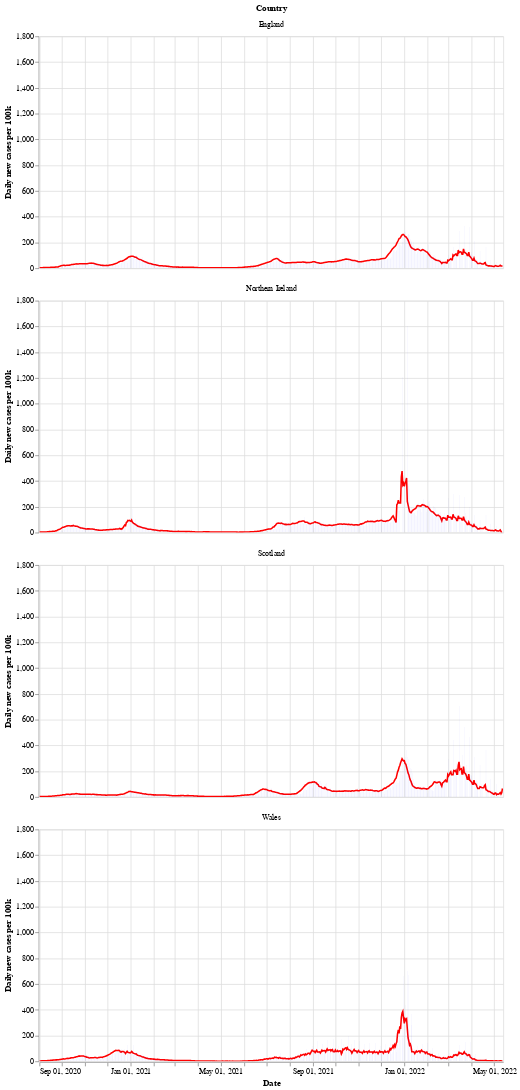

Source (notebook cell):
### Markdown cell above
Next is a bar chart of the number of new cases in each country (per 100k population), with the 7 day moving average of cases. Again we see that Wales saw a longer period of raising and falling cases compared to the other countries.

After a period of cases falling, each nation is now seeing a rise in the number of cases - especially in Wales.

### Code cell
# collapse
bars = alt.Chart(uk_cases).mark_bar().encode(
    x=alt.X("yearmonthdate(date):T", axis=alt.Axis(title='Date')),
    y=alt.Y("newCasesRate:Q", axis=alt.Axis(title='Daily new cases per 100k')),
    tooltip='newCasesRate',
    color=alt.condition(
        alt.datum.dailyChange > 0,
        alt.value("orange"),  # The positive color
        alt.value("blue")  # The negative color
    )
).properties(title='New cases per 100k population with rolling 7 day average', width=600).interactive()
line = alt.Chart(uk_cases).mark_line(
    color='red',
    size=2,
).transform_window(
    rolling_mean='mean(newCasesRate)',
    frame=[0, 7],
    groupby=['areaName']
).encode(
    x='yearmonthdate(date):T',
    y='rolling_mean:Q'
)
alt.layer(line, bars, data=uk_cases).facet(alt.Row('areaName', title='Country'), columns=1)

### Figure 1 — Vega-Lite specification as saved in the notebook (floating-point values rounded to 4 significant figures; data arrays with more than 128 entries replaced by an {"elided": "..."} marker saying what was removed)
{"config": {"view": {"continuousWidth": 400, "continuousHeight": 300}}, "data": {"name": "data-9d98eb068c3af2bc8d659c6baafba710"}, "facet": {"type": "nominal", "field": "areaName", "title": "Country"}, "spec": {"layer": [{"mark": {"type": "line", "color": "red", "size": 2}, "encoding": {"x": {"type": "temporal", "field": "date", "timeUnit": "yearmonthdate"}, "y": {"type": "quantitative", "field": "rolling_mean"}}, "transform": [{"window": [{"op": "mean", "field": "newCasesRate", "as": "rolling_mean"}], "frame": [0, 7], "groupby": ["areaName"]}]}, {"mark": "bar", "encoding": {"color": {"condition": {"value": "orange", "test": "(datum.dailyChange > 0)"}, "value": "blue"}, "tooltip": {"type": "quantitative", "field": "newCasesRate"}, "x": {"type": "temporal", "axis": {"title": "Date"}, "field": "date", "timeUnit": "yearmonthdate"}, "y": {"type": "quantitative", "axis": {"title": "Daily new cases per 100k"}, "field": "newCasesRate"}}, "selection": {"selector002": {"type": "interval", "bind": "scales", "encodings": ["x", "y"]}}, "title": "New cases per 100k population with rolling 7 day average", "width": 600}]}, "columns": 1, "$schema": "https://vega.github.io/schema/vega-lite/v4.8.1.json", "datasets": {"data-9d98eb068c3af2bc8d659c6baafba710": {"elided": "2475 records"}}}
